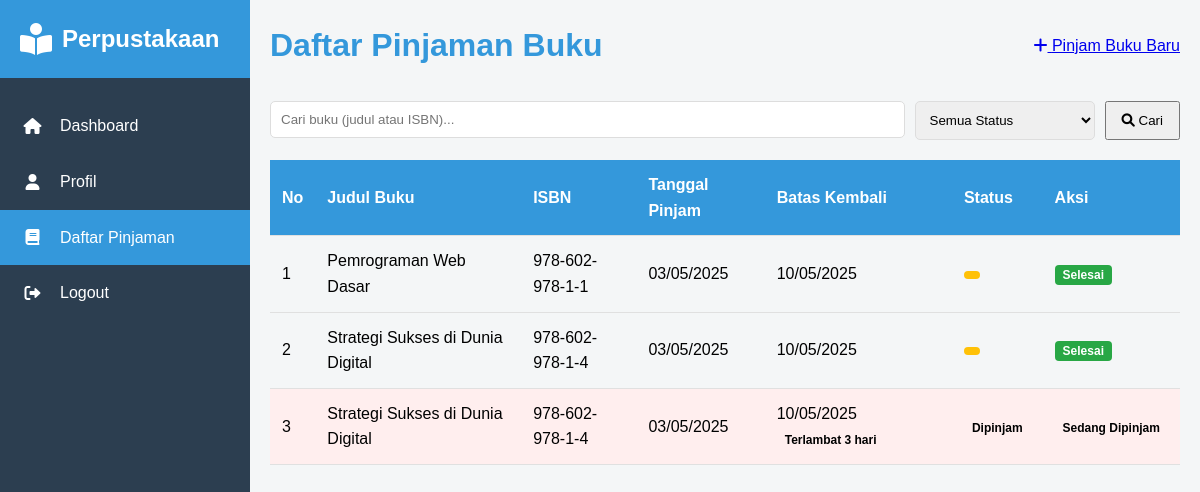
Page /anggota/peminjaman.php (signed in) on the committed database.
### tables this page shows
CREATE TABLE `peminjaman` (
  `id_peminjaman` int(11) NOT NULL,
  `id_anggota` int(11) DEFAULT NULL,
  `id_admin` int(11) DEFAULT NULL,
  `id_buku` int(11) DEFAULT NULL,
  `tanggal_pinjam` date DEFAULT NULL,
  `tanggal_kembali` date DEFAULT NULL,
  `status` enum('Dipinjam','Dikembalikan','Menunggu Persetujuan','Ditolak') DEFAULT NULL
);

CREATE TABLE `buku` (
  `id_buku` int(11) NOT NULL,
  `isbn` varchar(20) DEFAULT NULL,
  `judul` varchar(150) DEFAULT NULL,
  `pengarang` varchar(100) DEFAULT NULL,
  `penerbit` varchar(100) DEFAULT NULL,
  `tahun_terbit` year(4) DEFAULT NULL,
  `lokasi_rak` varchar(10) DEFAULT NULL,
  `deskripsi` text DEFAULT NULL,
  `kategori` varchar(50) DEFAULT NULL
);

### anggota/peminjaman.php (the view, shortened to what this page needs)
<?php
require_once '../config/koneksi.php';
require_once '../includes/layout.php';
$id_anggota = $_SESSION['id'];
$search = isset($_GET['search']) ? mysqli_real_escape_string($koneksi, $_GET['search']) : '';
$limit = 10;
$page = isset($_GET['page']) ? (int)$_GET['page'] : 1;
$start = ($page > 1) ? ($page * $limit) - $limit : 0;
$query = "SELECT p.*, b.judul, b.isbn,
                 DATE(p.tanggal_pinjam) as tgl_pinjam,
                 DATE(p.tanggal_kembali) as tgl_kembali
          FROM peminjaman p
          JOIN buku b ON p.id_buku = b.id_buku
          WHERE p.id_anggota = '$id_anggota'";
$query .= " ORDER BY p.tanggal_pinjam DESC
          LIMIT $start, $limit";
$result = mysqli_query($koneksi, $query);
?>
<div class="page-header">
    <h1>Daftar Pinjaman Buku</h1>
    <div>
        <a href="daftar_buku.php" class="btn btn-primary">
            <i class="fas fa-plus"></i> Pinjam Buku Baru
        </a>
    </div>
</div>
<div class="card">
    <form method="get" class="search-form" style="margin-bottom: 20px; display: flex; gap: 10px;">
        <div style="flex-grow: 1;">
            <input
                type="text"
                name="search"
                placeholder="Cari buku (judul atau ISBN)..."
                value="<?php echo htmlspecialchars($search); ?>"
                style="width: 100%; padding: 10px; border: 1px solid #ddd; border-radius: 5px;"
            >
        </div>
        <div>
            <select name="status" style="padding: 10px; border: 1px solid #ddd; border-radius: 5px;">
                <option value="">Semua Status</option>
            </select>
        </div>
        <div>
            <button type="submit" class="btn" style="padding: 10px 15px;">
                <i class="fas fa-search"></i> Cari
            </button>
        </div>
    </form>
    <div class="table-responsive">
        <table>
            <thead>
                <tr>
                    <th>No</th>
                    <th>Judul Buku</th>
                    <th>ISBN</th>
                    <th>Tanggal Pinjam</th>
                    <th>Batas Kembali</th>
                    <th>Status</th>
                    <th>Aksi</th>
                </tr>
            </thead>
            <tbody>
                <?php
                $no = $start + 1;
                if (mysqli_num_rows($result) > 0) :
                    while ($peminjaman = mysqli_fetch_assoc($result)) :
                        $status_class = 'badge-warning';
                        switch ($peminjaman['status']) {
                            case 'Dipinjam':
                                $status_class = 'badge-primary';
                                break;
                        }
                        $tgl_kembali = new DateTime($peminjaman['tgl_kembali']);
                        $tgl_sekarang = new DateTime(date('Y-m-d'));
                        $is_terlambat = ($peminjaman['status'] == 'Dipinjam' && $tgl_sekarang > $tgl_kembali);
                ?>
                    <tr <?php echo $is_terlambat ? 'style="background-color: #ffeeee;"' : ''; ?>>
                        <td><?php echo $no++; ?></td>
                        <td><?php echo htmlspecialchars($peminjaman['judul']); ?></td>
                        <td><?php echo htmlspecialchars($peminjaman['isbn']); ?></td>
                        <td><?php echo date('d/m/Y', strtotime($peminjaman['tgl_pinjam'])); ?></td>
                        <td>
                            <?php
                            echo date('d/m/Y', strtotime($peminjaman['tgl_kembali']));
                            if ($is_terlambat) {
                                $selisih = $tgl_sekarang->diff($tgl_kembali);
                                echo ' <span class="badge bg-danger">Terlambat ' . $selisih->days . ' hari</span>';
                            }
                            ?>
                        </td>
                        <td>
                            <span class="badge <?php echo $status_class; ?>">
                                <?php echo htmlspecialchars($peminjaman['status']); ?>
                            </span>
                        </td>
                        <td>
                            <?php if ($peminjaman['status'] == 'Menunggu Persetujuan'): ?>
                                <span class="badge badge-warning">Menunggu Konfirmasi Admin</span>
                            <?php elseif ($peminjaman['status'] == 'Dipinjam'): ?>
                                <span class="badge badge-primary">Sedang Dipinjam</span>
                            <?php elseif ($peminjaman['status'] == 'Ditolak'): ?>
                                <span class="badge badge-danger">Peminjaman Ditolak</span>
                            <?php else: ?>
                                <span class="badge badge-success">Selesai</span>
                            <?php endif; ?>
                        </td>
                    </tr>
                <?php
                    endwhile;
                else :
                ?>
                    <tr>
                        <td colspan="7" class="text-center">Tidak ada data peminjaman</td>
                    </tr>
                <?php endif; ?>
            </tbody>
        </table>
    </div>
</div>

### includes/layout.php (style rules this page uses)
:root { --primary-color: #3498db; --secondary-color: #2ecc71; --background-color: #f4f6f7; --sidebar-color: #2c3e50; --text-color: #333; --white: #ffffff; --hover-color: #2980b9; }
* { margin: 0; padding: 0; box-sizing: border-box; }
body { font-family: 'Arial', sans-serif; line-height: 1.6; background-color: var(--background-color); display: flex; min-height: 100vh; }
.page-header { display: flex; justify-content: space-between; align-items: center; margin-bottom: 30px; }
.page-header h1 { color: var(--primary-color); }
table { width: 100%; border-collapse: collapse; }
table thead { background-color: var(--primary-color); color: var(--white); }
table th, table td { padding: 12px; text-align: left; border-bottom: 1px solid #e0e0e0; }
.badge { display: inline-block; padding: 4px 8px; font-size: 0.75rem; font-weight: 600; line-height: 1; text-align: center; white-space: nowrap; vertical-align: baseline; border-radius: 0.25rem; }
.badge-warning { background-color: #ffc107; color: #212529; }
.badge-success { background-color: #28a745; color: #ffffff; }

### rows in the picture
peminjaman: id_buku.judul "Pemrograman Web Dasar", id_buku.isbn "978-602-978-1-1", tgl_pinjam "03/05/2025", tgl_kembali "10/05/2025", status "Selesai"
peminjaman: id_buku.judul "Strategi Sukses di Dunia Digital", id_buku.isbn "978-602-978-1-4", tgl_pinjam "03/05/2025", tgl_kembali "10/05/2025", status "Selesai"
peminjaman: id_buku.judul "Strategi Sukses di Dunia Digital", id_buku.isbn "978-602-978-1-4", tgl_pinjam "03/05/2025", tgl_kembali "10/05/2025", status "Dipinjam", shows "Sedang Dipinjam"
